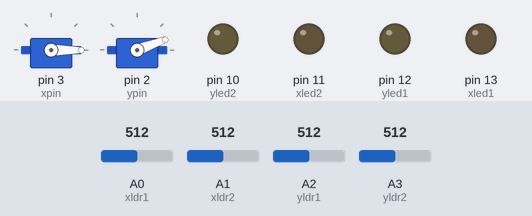
The sketch below on a simulated Arduino Uno, built with avr-gcc and run on an emulated ATmega328P. Shown: 2 × servo, output pins drawn as LEDs (lit = HIGH). Dashed ring = blinking. The inputs (shaded band) are chosen by the test bench; at power-on: A0 (xldr1) = 512, A1 (xldr2) = 512, A3 (yldr2) = 512, A2 (yldr1) = 512.

Above: at 1.2 s.
1.3 s: A0 (xldr1) set to 523
At 1.46 s:
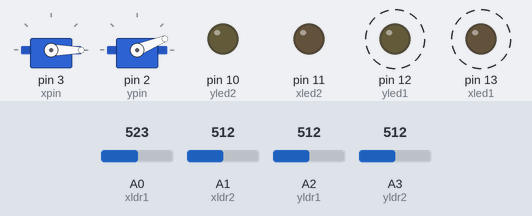
4.3 s: A1 (xldr2) set to 716
At 4.48 s:
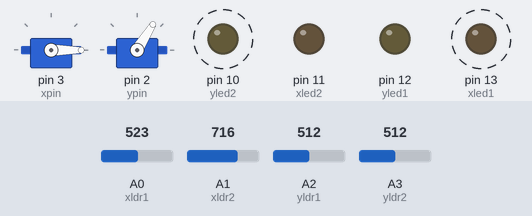
7.3 s: A3 (yldr2) set to 716
At 8.2 s:
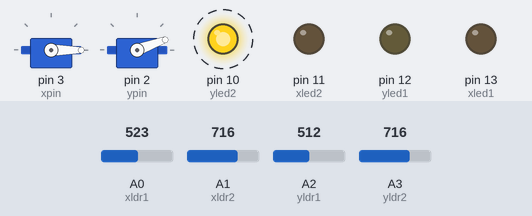
10.3 s: A2 (yldr1) set to 992
At 10.5 s:
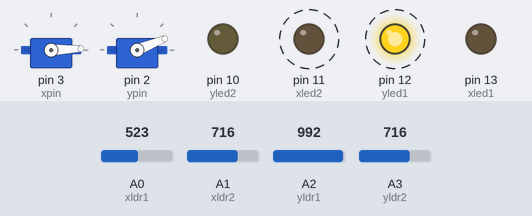
13.3 s: A1 (xldr2) set to 992
At 14.0 s:
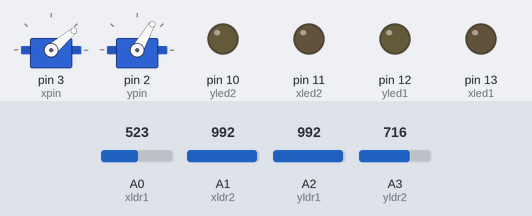
14.8 s: A2 (yldr1) set to 716
At 18.33 s:
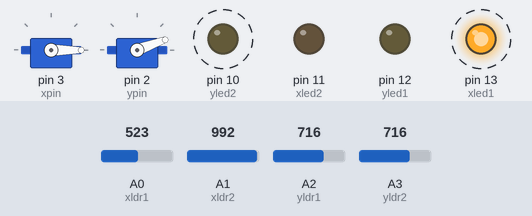
Timing chart, 0 to 18.8 s (numbered marks = the images above; inputs shaded):
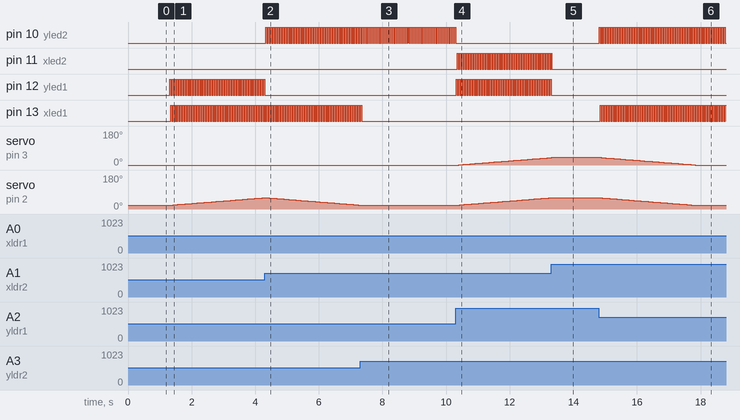

The sketch:

hello.ino
```cpp
#include <Servo.h>
byte xldr1 = A0;
byte xldr2 = A1;
byte yldr1 = A2;
byte yldr2 = A3;

int xled1 = 13;
int xled2 = 11;
int yled1 = 12;
int yled2 = 10;

int xp1, xp2;
int yp1, yp2;

byte xpin = 3;
byte ypin = 2;
Servo xservo, yservo;

int xangle = 0;
int yangle = 20;

int xlimithigh = 180;
int xlimitlow = 0;

int ylimithigh = 140;
int ylimitlow = 20;
int max1, max2, max3;
void setup() {
  xservo.attach(xpin);
  yservo.attach(ypin);

  xservo.write(xangle);
  yservo.write(yangle);

  pinMode(xled1, OUTPUT);
  pinMode(xled2, OUTPUT);
  pinMode(yled1, OUTPUT);
  pinMode(yled2, OUTPUT);
}

void loop() {
  xp1 = analogRead(xldr1);
  xp2 = analogRead(xldr2);

  yp1 = analogRead(yldr1);
  yp2 = analogRead(yldr2);

  max1 = max(xp1, xp2);
  max2 = max(yp1, yp2);
  max3 = max(max1, max2);

  // Vertical servo control
  if (xp1 < max3 && yp1 < max3) {
    if (yangle > ylimitlow) {
      yangle -= 1;
    }
    digitalWrite(yled2, HIGH);
    delay(30);
    digitalWrite(yled2, LOW);
    yservo.write(yangle);
  }

  if (xp2 < max3 && yp2 < max3) {
    if (yangle < ylimithigh) {
      yangle += 1;
    }
    digitalWrite(yled1, HIGH);
    delay(30);
    digitalWrite(yled1, LOW);
    yservo.write(yangle);
  }

  // Horizontal servo control
  if (xp1 < max3 && xp2 < max3) {
    if (xangle < xlimithigh) {
      xangle += 1;
    }
    digitalWrite(xled2, HIGH);
    delay(30);
    digitalWrite(xled2, LOW);
    xservo.write(xangle);
  }

  if (yp1 < max3 && yp2 < max3) {
    if (xangle > xlimitlow) {
      xangle -= 1;
    }
    digitalWrite(xled1, HIGH);
    delay(30);
    digitalWrite(xled1, LOW);
    xservo.write(xangle);
  }

  delay(15);
}
```

Measured:
- the behaviour switches between 512 and 513 on A0 (xldr1) (found by bisection; images 0 and 1)
- after the input at 1.3 s, pin 12 (yled1), pin 13 (xled1): alternates HIGH for 0.03 s and LOW for 0.05 s, starting at once; servo on pin 2 (ypin): moves from 20° to 60° over 2.9 s, starting at once
- after the input at 4.3 s, pin 10 (yled2): alternates HIGH for 0.03 s and LOW for 0.05 s, starting at once; pin 12 (yled1): stops changing and stays LOW
- after the input at 7.3 s, pin 10 (yled2): alternates HIGH for 0.03 s and LOW for 0.02 s, starting after 0.15 s; pin 13 (xled1): goes on until 7.3 s, then stays LOW
- after the input at 10.3 s, pin 10 (yled2): goes on until 10.3 s, then stays LOW; pin 11 (xled2): alternates HIGH for 0.03 s and LOW for 0.05 s, starting after 0.05 s
- after the input at 13.3 s, pin 11 (xled2): goes on until 13.3 s, then stays LOW; pin 12 (yled1): stops changing and stays LOW; servo on pin 3 (xpin): goes on until 13.3 s, then stays 40°; servo on pin 2 (ypin): stays 60° (without the input it goes to 61° after 0.07 s)
- after the input at 14.8 s, pin 10 (yled2), pin 13 (xled1): alternates HIGH for 0.03 s and LOW for 0.05 s, starting at once; servo on pin 3 (xpin): moves from 40° to 0° over 3.0 s, starting after 0.07 s; servo on pin 2 (ypin): moves from 60° to 20° over 2.9 s, starting at once
